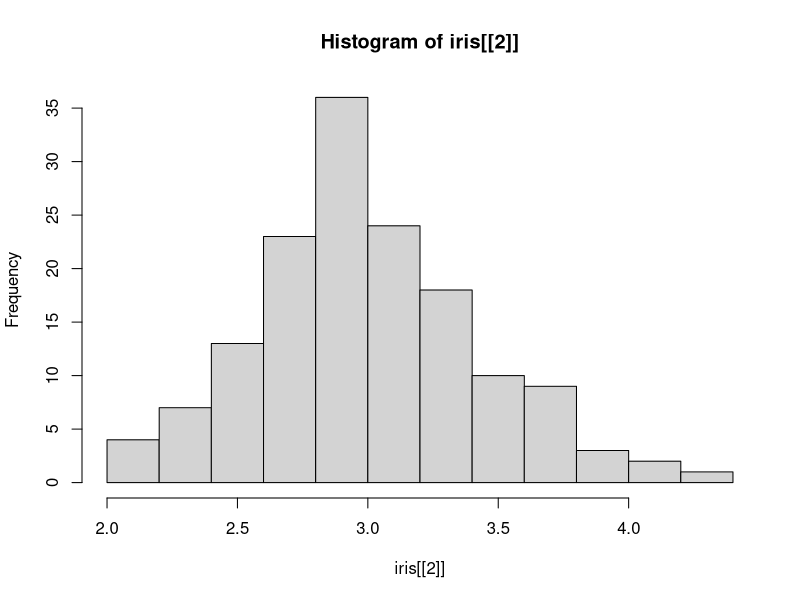

Here is the R script that generated this plot:
## ---- chunk 1
hist(iris[[2]])
## ---- chunk 2
x <- rnorm(100)
y <- 2*x + rnorm(100)
cor(x,y)


## ---- chunk 3
x <- rnorm(100)
y <- 2*x + rnorm(100)
cor(x,y)


## ---- chunk 4
x <- rnorm(100)
y <- 2*x + rnorm(100)
cor(x,y)


## ---- chunk 5
x <- rnorm(100)
y <- 2*x + rnorm(100)
cor(x,y)


## ---- chunk 6
head(iris)


